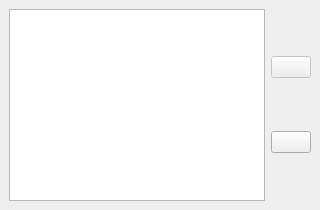
  <widget class="QDockWidget" name="dockStenoData">
   <property name="minimumSize">
    <size>
     <width>127</width>
     <height>113</height>
    </size>
   </property>
   <property name="windowTitle">
    <string>Reveal Steno</string>
   </property>
   <attribute name="dockWidgetArea">
    <number>8</number>
   </attribute>
   <widget class="QWidget" name="dockWidgetContents_7">
    <layout class="QHBoxLayout" name="horizontalLayout_8">
     <item>
      <widget class="QListWidget" name="parSteno">
       <property name="focusPolicy">
        <enum>Qt::FocusPolicy::NoFocus</enum>
       </property>
       <property name="contextMenuPolicy">
        <enum>Qt::ContextMenuPolicy::NoContextMenu</enum>
       </property>
       <property name="horizontalScrollBarPolicy">
        <enum>Qt::ScrollBarPolicy::ScrollBarAlwaysOff</enum>
       </property>
       <property name="editTriggers">
        <set>QAbstractItemView::EditTrigger::NoEditTriggers</set>
       </property>
       <property name="alternatingRowColors">
        <bool>true</bool>
       </property>
       <property name="flow">
        <enum>QListView::Flow::LeftToRight</enum>
       </property>
       <property name="isWrapping" stdset="0">
        <bool>true</bool>
       </property>
       <property name="itemAlignment">
        <set>Qt::AlignmentFlag::AlignLeading</set>
       </property>
      </widget>
     </item>
     <item>
      <layout class="QVBoxLayout" name="verticalLayout_22">
       <item>
        <widget class="QPushButton" name="downgradeRevealStenoEl">
         <property name="enabled">
          <bool>false</bool>
         </property>
         <property name="toolTip">
          <string>Downgrades selected element</string>
         </property>
         <property name="text">
          <string/>
         </property>
         <property name="icon">
          <iconset resource="resources.qrc">
           <normaloff>:/resources/arrow-270-medium.png</normaloff>:/resources/arrow-270-medium.png</iconset>
         </property>
        </widget>
       </item>
       <item>
        <widget class="QPushButton" name="reveal_steno_refresh">
         <property name="focusPolicy">
          <enum>Qt::FocusPolicy::NoFocus</enum>
         </property>
         <property name="toolTip">
          <string>Refresh reveal steno display</string>
         </property>
         <property name="text">
          <string/>
         </property>
         <property name="icon">
          <iconset resource="resources.qrc">
           <normaloff>:/resources/arrow-circle-double-135.png</normaloff>:/resources/arrow-circle-double-135.png</iconset>
         </property>
        </widget>
       </item>
      </layout>
     </item>
    </layout>
   </widget>
  </widget>
